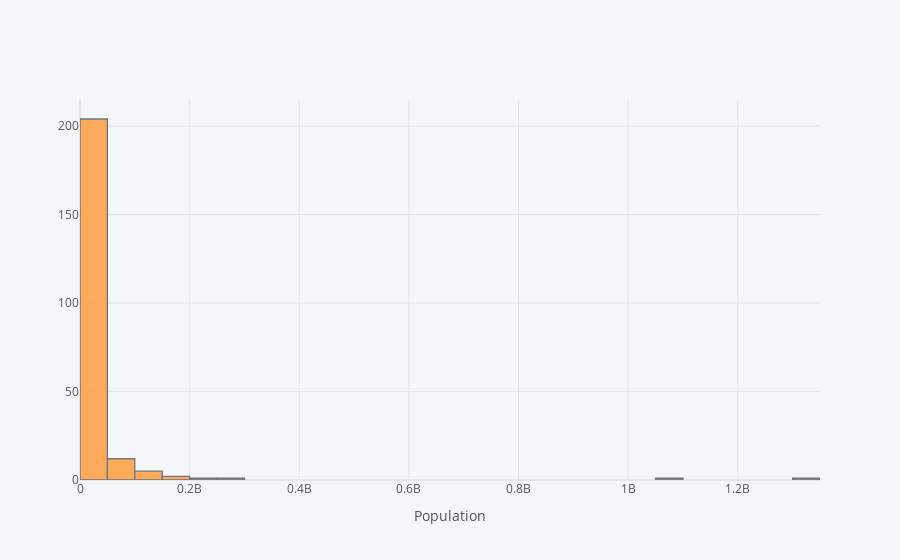

Source (notebook cell):
### Markdown cell above
**TASK: Create a histogram of the Population column.**

### Code cell
df['Population'].iplot(kind='hist',xTitle='Population')

### Figure 1 — Plotly figure (JSON) as saved in the notebook; plotly's stock layout.template omitted (floating-point values rounded to 4 significant figures; data arrays with more than 128 entries replaced by an {"elided": "..."} marker saying what was removed)
{"data": [{"histfunc": "count", "histnorm": "", "marker": {"color": "rgba(255, 153, 51, 1.0)", "line": {"color": "#4D5663", "width": 1.3}}, "name": "Population", "opacity": 0.8, "orientation": "v", "type": "histogram", "x": {"elided": "227 int values"}}], "layout": {"barmode": "overlay", "legend": {"bgcolor": "#F5F6F9", "font": {"color": "#4D5663"}}, "paper_bgcolor": "#F5F6F9", "plot_bgcolor": "#F5F6F9", "title": {"font": {"color": "#4D5663"}}, "xaxis": {"gridcolor": "#E1E5ED", "showgrid": true, "tickfont": {"color": "#4D5663"}, "title": {"font": {"color": "#4D5663"}, "text": "Population"}, "zerolinecolor": "#E1E5ED"}, "yaxis": {"gridcolor": "#E1E5ED", "showgrid": true, "tickfont": {"color": "#4D5663"}, "title": {"font": {"color": "#4D5663"}, "text": ""}, "zerolinecolor": "#E1E5ED"}}}
